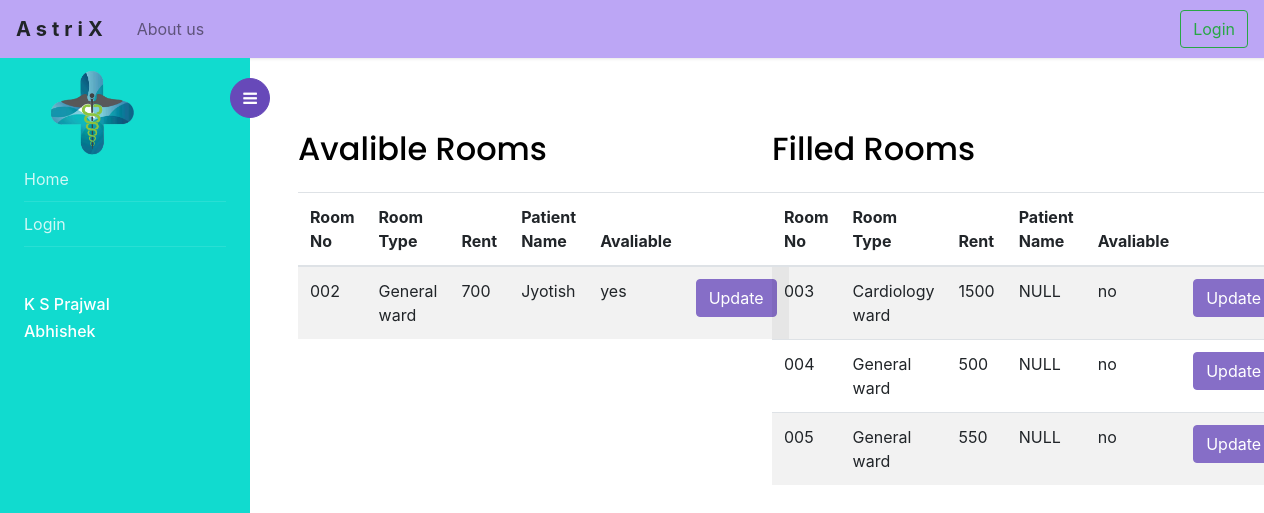
/rooms/, run on the app's committed database.
### management/models.py (models this page shows, shortened)
class Rooms(models.Model):
    roomNo = models.CharField(max_length=50,null=False,unique=True,verbose_name = "Room Number")
    rtype = models.CharField( max_length=50,null=False,verbose_name = "Room Type")
    rent = models.PositiveIntegerField(null=False,verbose_name = "Rent")
    pname = models.ForeignKey(Patients, on_delete=models.CASCADE,null = True,default="null",verbose_name = "Patient Name")
    yes_no = (
        ("yes","yes"),
        ("no","no")
    )
    avaliable = models.CharField( max_length=50,choices = yes_no,default = "yes",verbose_name = "Avaliable")

class Patients(models.Model):
    firstName = models.CharField(max_length=50,null=False,verbose_name = "First name")
    lastName = models.CharField(max_length=50,null=False,verbose_name = "Last name")
    email = models.EmailField(max_length=254)
    pid = models.PositiveIntegerField(null=False,unique=True,default=1,verbose_name = "Patient ID")
    bloodGroup = models.CharField(max_length=3,null=False,verbose_name = "Blood Group")
    age = models.PositiveIntegerField(verbose_name = "Age")
    address = models.CharField(max_length=50,null=False,verbose_name = "Address")
    phNo = models.CharField( max_length=10,verbose_name = "Phone Number")
    def __str__(self):
        return self.firstName

### management/views.py (the view)
# urls.py: path("rooms/",avlroom, name = 'rooms'),
def avlroom(request):
    obj = Rooms.objects.filter(avaliable = "yes")
    obj1 = Rooms.objects.filter(avaliable = "no")
    cont = {
        "avlrooms" : obj,
        "filledroom":obj1,
    }
    return render(request,"rooms.html",cont)

### templates/rooms.html
{% extends "base.html" %}
{% block content %}
    <div class="p-4 p-md-5 pt-5">
  {% load crispy_forms_tags %}
    <div class="row">
        <div class="col-6">
            <h2 class = "mt-4"> Avalible Rooms</h2>
            <table class="table table-striped table-hover mt-4">
                <thead>
                  <tr>
                    <th scope="col">Room No</th>
                    <th scope="col">Room Type</th>
                    <th scope="col">Rent</th>
                    <th scope="col">Patient Name</th>
                    <th scope="col">Avaliable</th>
                    <th scope="col"></th>
                  </tr>
                </thead>
                <tbody>
                    {% for object in avlrooms %}
                  <tr>
                    <td>{{ object.roomNo }}</td>
                    <td>{{ object.rtype }}</td>
                    <td>{{object.rent}}</td>
                    <td>{{object.pname}}</td>
                    <td>{{object.avaliable}}</td>
                    <td><a class="btn btn-primary" href="{{object.pk}}">Update</a></td>
                  {% empty %}
                    <td colspan="6" >There are no Avaliable Rooms</td>
                  {% endfor %}
                </tbody>
            </table>
        </div>
        <div class="col-6">
            <h2 class = "mt-4"> Filled Rooms</h2>
                <table class="table table-striped table-hover mt-4">
                    <thead>
                      <tr>
                        <th scope="col">Room No</th>
                        <th scope="col">Room Type</th>
                        <th scope="col">Rent</th>
                        <th scope="col">Patient Name</th>
                        <th scope="col">Avaliable</th>
                        <th scope="col"></th>
                      </tr>
                    </thead>
                    <tbody>
                        {% for object in filledroom %}
                      <tr>
                        <td>{{ object.roomNo }}</td>
                        <td>{{ object.rtype }}</td>
                        <td>{{object.rent}}</td>
                        <td>NULL</td>
                        <td>{{object.avaliable}} </td>
                        <td><a class="btn btn-primary" href="{{object.pk}}">Update</a></td>
                      </tr>
                      {% empty %}
                      <td colspan="6" >All the rooms are Avaliable</td>
                      {% endfor %}
                    </tbody>
                </table>
        </div>
    </div>
</div>
{% endblock %}

### templates/base.html (style rules this page uses)
* { transition: 3s linear; }

### data on the page
Rooms: roomNo "002", rtype "General ward", rent "700", pname "Jyotish", avaliable "yes"
Rooms: roomNo "003", rtype "Cardiology ward", rent "1500", avaliable "no"
Rooms: roomNo "004", rtype "General ward", rent "500", avaliable "no"
Rooms: roomNo "005", rtype "General ward", rent "550", avaliable "no"
